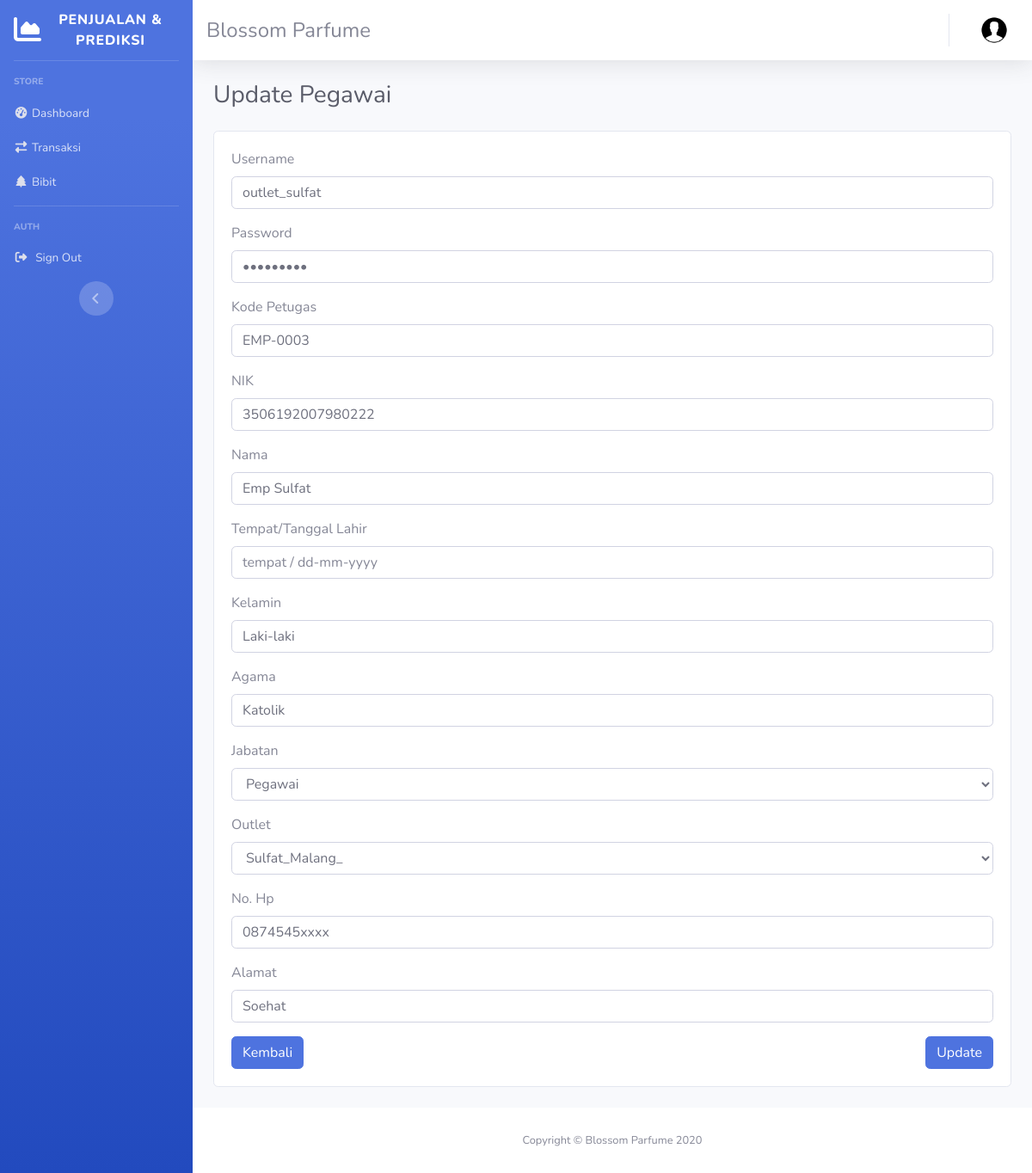
/pegawai/update/5, run on the app's committed database.
### tables this page shows
CREATE TABLE `user` (
  `id` int(11) NOT NULL,
  `kode_petugas` varchar(12) NOT NULL,
  `nik` varchar(20) NOT NULL,
  `username` varchar(24) NOT NULL,
  `password` varchar(24) NOT NULL,
  `nama` varchar(24) NOT NULL,
  `jabatan` varchar(24) NOT NULL,
  `id_outlet` varchar(12) NOT NULL,
  `no_hp` varchar(12) NOT NULL,
  `ttl` varchar(20) NOT NULL,
  `kelamin` varchar(10) NOT NULL,
  `agama` varchar(15) NOT NULL,
  `alamat` varchar(128) NOT NULL,
  `date_created` datetime NOT NULL
);

### application/controllers/Pegawai.php (called while the page is built, shortened)
<?php
	class Pegawai extends CI_Controller
	{
		public function __construct()
		{
			$this->load->library('form_validation');
			$this->load->library('session');
			$this->load->model('Bibit_model');
			$this->load->model('Outlet_model');
			$this->load->model('Prediksi_model');
			$this->load->model('Transaksi_model');
			$this->load->model('User_model');
		}
		public function update($id)
		{
			$data['title'] = 'Update Pegawai';
			$data['user'] = $_SESSION['user'];
			$data['outlet'] = $this->Outlet_model->getAllOutlet();
			$data['pegawai'] = $this->User_model->getPegawaiById($id);
			$this->form_validation->set_rules('username', 'Username', 'required');
			$this->form_validation->set_rules('password', 'Password', 'required');
			$this->form_validation->set_rules('nama', 'Nama Pegawai', 'required');
			$this->form_validation->set_rules('jabatan', 'Jabatan Pegawai', 'required');
			$this->form_validation->set_rules('id_outlet', 'Outlet', 'required');
			$this->form_validation->set_rules('no_hp', 'Nomor HP', 'required');
			$this->form_validation->set_rules('alamat', 'Alamat Pegawai', 'required');
			if ($this->form_validation->run() == FALSE) {
				$this->load->view('templates/header', $data);
				$this->load->view('templates/sidebar', $data);
				$this->load->view('templates/topbar', $data);
				$this->load->view('pegawai/edit', $data);
				$this->load->view('templates/footer');
			}
		}
	}
?>

### index.php (called while the page is built, shortened)
<?php
require_once BASEPATH.'core/CodeIgniter.php';

### application/models/User_model.php (called while the page is built, shortened)
<?php
	class User_model extends CI_Model
	{
		public function getPegawaiById($id)
		{
			return $this->db->get_where('user' , ['id' => $id])->row_array();
		}
	}
?>

### application/models/Outlet_model.php (called while the page is built, shortened)
<?php
	class Outlet_model extends CI_Model
	{
		public function getAllOutlet()
		{
			return $query = $this->db->get('outlet')->result_array();
		}
	}
?>

### application/views/pegawai/edit.php (the view, shortened to what this page needs)
 <div class="container-fluid">
	<div class="row mt-3 mb-4">
		<div class="col-lg">
		<h1 class="h3 mb-4 text-gray-800"><?=$title;?></h1>
			<div class="card">
				<div class="card-body">
					<form action="<?= base_url('pegawai/update/'.$pegawai['id']); ?>" method="post">
						 <div class="form-group">
						   <label for="email">Username</label>
						   <input type="text" class="form-control" id="username" placeholder="" name="username" value="<?=$pegawai['username'];?>">
						 </div>
						 <div class="form-group">
						   <label for="password">Password</label>
						   <input type="password" class="form-control" id="password" placeholder="" name="password" value="<?=$pegawai['password'];?>">
						 </div>
						 <div class="form-group">
						    <label for="nama">Kode Petugas</label>
						    <input type="text" class="form-control" id="nama" placeholder="" name="kode_petugas" value="<?=$pegawai['kode_petugas']; ?>">
						 </div>
						 <div class="form-group">
						    <label for="nama">NIK</label>
						    <input type="text" class="form-control" id="nik" placeholder="NIK" name="nik" value="<?=$pegawai['nik']; ?>">
						 </div>
						 <div class="form-group">
						    <label for="nama">Nama</label>
						    <input type="text" class="form-control" id="nama" placeholder="" name="nama" value="<?=$pegawai['nama'];?>">
						 </div><div class="form-group">
						    <label for="nama">Tempat/Tanggal Lahir</label>
						    <input type="text" class="form-control" id="ttl" placeholder="tempat / dd-mm-yyyy" name="ttl" value="<?=$pegawai['ttl'];?>">
						 </div>
						 <div class="form-group">
						    <label for="nama">Kelamin</label>
						    <input type="text" class="form-control" id="kelamin" placeholder="L / P" name="kelamin" value="<?=$pegawai['kelamin'];?>">
						 </div>
						 <div class="form-group">
						    <label for="nama">Agama</label>
						    <input type="text" class="form-control" id="gama" placeholder="" name="agama" value="<?=$pegawai['agama'];?>">
						 </div>
						 <div class="form-group">
						 	<label for="role">Jabatan</label>
						    <select class="form-control" id="jabatan" name="jabatan">
						      	<option value="Pegawai">Pegawai</option>
						    </select>
						 </div>
						 <div class="form-group">
						 	<label for="role">Outlet</label>
						    <select class="form-control" id="outlet" name="id_outlet">
						      	<?php foreach ($outlet as $o):?>
						      		<?php if($o['id_outlet'] == $pegawai['id_outlet']): ?>
						      			<option value="<?=$o["id_outlet"]?>" selected><?=$o["alamat_outlet"];?></option>
						      		<?php else: ?>
						      			<option value="<?=$o["id_outlet"]?>"><?=$o["alamat_outlet"];?></option>
						      		<?php endif; ?>
						      <?php endforeach; ?>
						    </select>
						 </div>
						 <div class="form-group">
						    <label for="telepon">No. Hp</label>
						    <input type="text" class="form-control" id="no_hp" placeholder="" name="no_hp" value="<?=$pegawai['no_hp'];?>">
						 </div>
						 <div class="form-group">
						    <label for="telepon">Alamat</label>
						    <input type="text" class="form-control" id="alamat" placeholder="" name="alamat" value="<?=$pegawai['alamat'];?>">
						 </div>
						 <a href="<?php echo base_url(); ?>pegawai" class="btn btn-primary">Kembali</a>
						 <button type="submit" class="btn btn-primary float-right">Update</button>
					</form>
				</div>
			</div>
		</div>
	</div>
</div>
</div>

### data on the page
user: username "outlet_sulfat", kode_petugas "EMP-0003", nik "3506192007980222", nama "Emp Sulfat", kelamin "Laki-laki", agama "Katolik", no_hp "0874545xxxx", alamat "Soehat"

### other printed values
$title "Update Pegawai"
form field id_outlet "Sulfat_Malang_"
